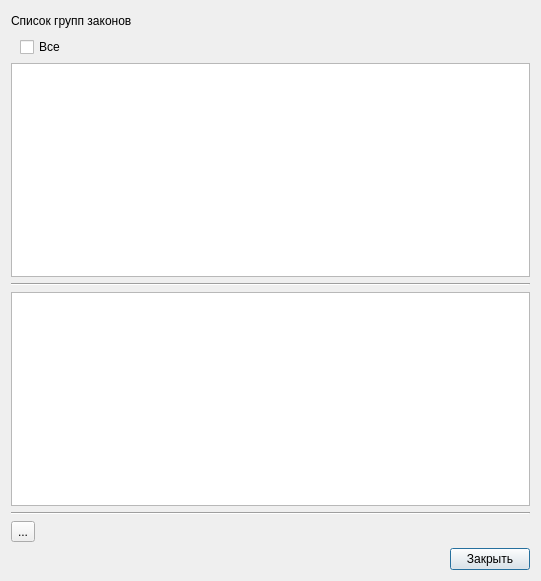
<?xml version="1.0" encoding="UTF-8"?>
<ui version="4.0">
 <class>MainList</class>
 <widget class="QDialog" name="MainList">
  <property name="geometry">
   <rect>
    <x>0</x>
    <y>0</y>
    <width>541</width>
    <height>581</height>
   </rect>
  </property>
  <property name="windowTitle">
   <string>Фильтрация списка законов</string>
  </property>
  <layout class="QVBoxLayout" name="verticalLayout">
   <item>
    <layout class="QHBoxLayout" name="horizontalLayout">
     <item>
      <widget class="QLabel" name="label">
       <property name="text">
        <string>Список групп законов</string>
       </property>
      </widget>
     </item>
     <item>
      <spacer name="horizontalSpacer">
       <property name="orientation">
        <enum>Qt::Horizontal</enum>
       </property>
       <property name="sizeHint" stdset="0">
        <size>
         <width>40</width>
         <height>20</height>
        </size>
       </property>
      </spacer>
     </item>
    </layout>
   </item>
   <item>
    <layout class="QHBoxLayout" name="horizontalLayout_4">
     <property name="leftMargin">
      <number>9</number>
     </property>
     <item>
      <widget class="QCheckBox" name="checkBox">
       <property name="text">
        <string>Все</string>
       </property>
      </widget>
     </item>
     <item>
      <spacer name="horizontalSpacer_4">
       <property name="orientation">
        <enum>Qt::Horizontal</enum>
       </property>
       <property name="sizeHint" stdset="0">
        <size>
         <width>40</width>
         <height>20</height>
        </size>
       </property>
      </spacer>
     </item>
    </layout>
   </item>
   <item>
    <widget class="QListWidget" name="listgroups"/>
   </item>
   <item>
    <widget class="Line" name="line_2">
     <property name="orientation">
      <enum>Qt::Horizontal</enum>
     </property>
    </widget>
   </item>
   <item>
    <widget class="QTreeWidget" name="tree">
     <attribute name="headerVisible">
      <bool>false</bool>
     </attribute>
     <column>
      <property name="text">
       <string notr="true">1</string>
      </property>
     </column>
    </widget>
   </item>
   <item>
    <widget class="Line" name="line">
     <property name="orientation">
      <enum>Qt::Horizontal</enum>
     </property>
    </widget>
   </item>
   <item>
    <layout class="QHBoxLayout" name="horizontalLayout_3">
     <item>
      <widget class="QToolButton" name="remove_button">
       <property name="text">
        <string>...</string>
       </property>
      </widget>
     </item>
     <item>
      <spacer name="horizontalSpacer_3">
       <property name="orientation">
        <enum>Qt::Horizontal</enum>
       </property>
       <property name="sizeHint" stdset="0">
        <size>
         <width>40</width>
         <height>20</height>
        </size>
       </property>
      </spacer>
     </item>
    </layout>
   </item>
   <item>
    <layout class="QHBoxLayout" name="horizontalLayout_2">
     <item>
      <spacer name="horizontalSpacer_2">
       <property name="orientation">
        <enum>Qt::Horizontal</enum>
       </property>
       <property name="sizeHint" stdset="0">
        <size>
         <width>40</width>
         <height>20</height>
        </size>
       </property>
      </spacer>
     </item>
     <item>
      <widget class="QPushButton" name="pushButton">
       <property name="text">
        <string>Закрыть</string>
       </property>
      </widget>
     </item>
    </layout>
   </item>
  </layout>
 </widget>
 <resources/>
 <connections>
  <connection>
   <sender>pushButton</sender>
   <signal>clicked()</signal>
   <receiver>MainList</receiver>
   <slot>close()</slot>
   <hints>
    <hint type="sourcelabel">
     <x>455</x>
     <y>561</y>
    </hint>
    <hint type="destinationlabel">
     <x>391</x>
     <y>542</y>
    </hint>
   </hints>
  </connection>
 </connections>
</ui>
